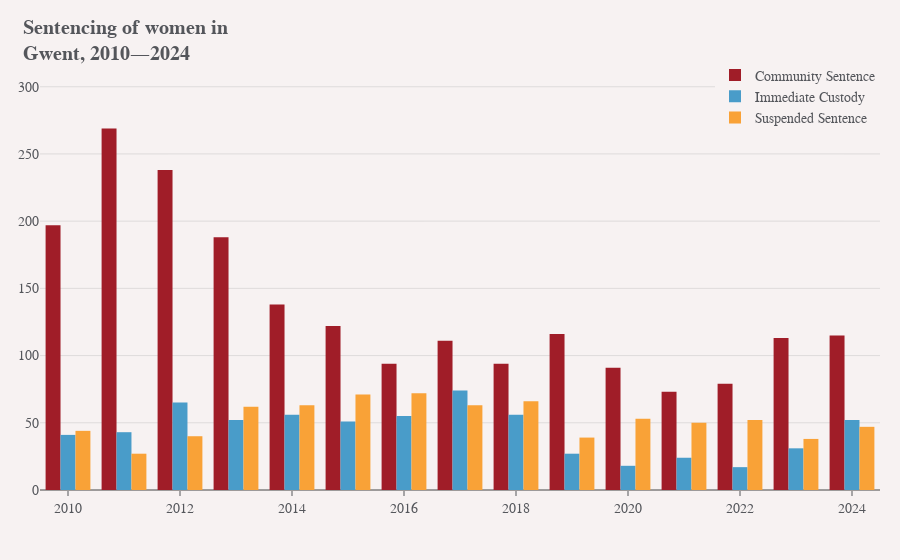

Notebook code for this chart:
### Code cell
chart = sentence_types.test_chart()
chart

### Figure 1 — Plotly figure (JSON) as saved in the notebook; plotly's stock layout.template omitted (floating-point values rounded to 4 significant figures)
{"data": [{"customdata": ["community sentence", "community sentence", "community sentence", "community sentence", "community sentence", "community sentence", "community sentence", "community sentence", "community sentence", "community sentence", "community sentence", "community sentence", "community sentence", "community sentence", "community sentence"], "hovertemplate": "%{y} %{customdata}<extra></extra>", "name": "Community Sentence", "type": "bar", "x": [2010, 2011, 2012, 2013, 2014, 2015, 2016, 2017, 2018, 2019, 2020, 2021, 2022, 2023, 2024], "y": [197, 269, 238, 188, 138, 122, 94, 111, 94, 116, 91, 73, 79, 113, 115]}, {"customdata": ["immediate custody", "immediate custody", "immediate custody", "immediate custody", "immediate custody", "immediate custody", "immediate custody", "immediate custody", "immediate custody", "immediate custody", "immediate custody", "immediate custody", "immediate custody", "immediate custody", "immediate custody"], "hovertemplate": "%{y} %{customdata}<extra></extra>", "name": "Immediate Custody", "type": "bar", "x": [2010, 2011, 2012, 2013, 2014, 2015, 2016, 2017, 2018, 2019, 2020, 2021, 2022, 2023, 2024], "y": [41, 43, 65, 52, 56, 51, 55, 74, 56, 27, 18, 24, 17, 31, 52]}, {"customdata": ["suspended sentence", "suspended sentence", "suspended sentence", "suspended sentence", "suspended sentence", "suspended sentence", "suspended sentence", "suspended sentence", "suspended sentence", "suspended sentence", "suspended sentence", "suspended sentence", "suspended sentence", "suspended sentence", "suspended sentence"], "hovertemplate": "%{y} %{customdata}<extra></extra>", "name": "Suspended Sentence", "type": "bar", "x": [2010, 2011, 2012, 2013, 2014, 2015, 2016, 2017, 2018, 2019, 2020, 2021, 2022, 2023, 2024], "y": [44, 27, 40, 62, 63, 71, 72, 63, 66, 39, 53, 50, 52, 38, 47]}], "layout": {"barmode": "group", "hovermode": "x", "legend": {"x": 1, "xanchor": "right", "y": 1.05, "yanchor": "top"}, "margin": {"r": 20}, "showlegend": true, "title": {"automargin": true, "text": "<b>Sentencing of women in<br>Gwent, 2010—2024</b>", "x": 0.025, "xanchor": "left", "yref": "container"}, "xaxis": {"dtick": 2, "range": [2010.0, 2024.0], "tick0": 2010}, "yaxis": {"range": [0, 305], "tick0": 0, "tickformat": ",.0f"}}}
